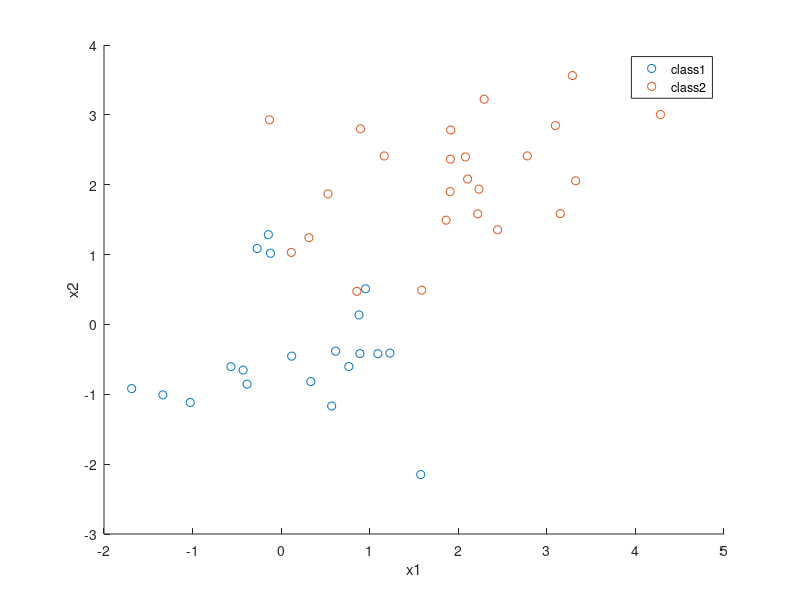

MATLAB code for this plot: (Note: this script raises an error after producing the figure.)
% Note: discriminant coefficients are stored in W in the order of unique(Target)
%
% Example:
%

n1 = 20;
n2 = 24;
n3 = 17;

% Generate example data: 2 groups, of 10 and 15, respectively
X1 = randn(n1,2);
X2 =  randn(n2,2) + 2;
%X3 =  randn(n3,2) + 8;
X = [X1; X2];
Y = [ones(n1,1); ones(n2,1)*2];


%makin plots yo
figure
h1=scatter(X1(:,1),X1(:,2),'r+');
hold on
h2=scatter(X2(:,1),X2(:,2),'b*');
% hold on
% h3=scatter(X3(:,1),X3(:,2),'go');
hold off
xlabel('x1')
ylabel('x2')
legend([h1(1),h2(1)],{'class1','class2'})

% Calculate linear discriminant coefficients
[W,C] = LDASimple(X,Y);

%classify
[P,Class] = LDAonline(X,W,C);

%classification accuracy
classify = Class == Y;
accuracy = sum(classify)/length(classify)

%plot dat shiz
figure
scatter(X(:,1),X(:,2),20,P(:,1));
hold on
h = LDAplot(X,W,C);
hold off
colorbar
colormap cool
title('LDA boundary')
